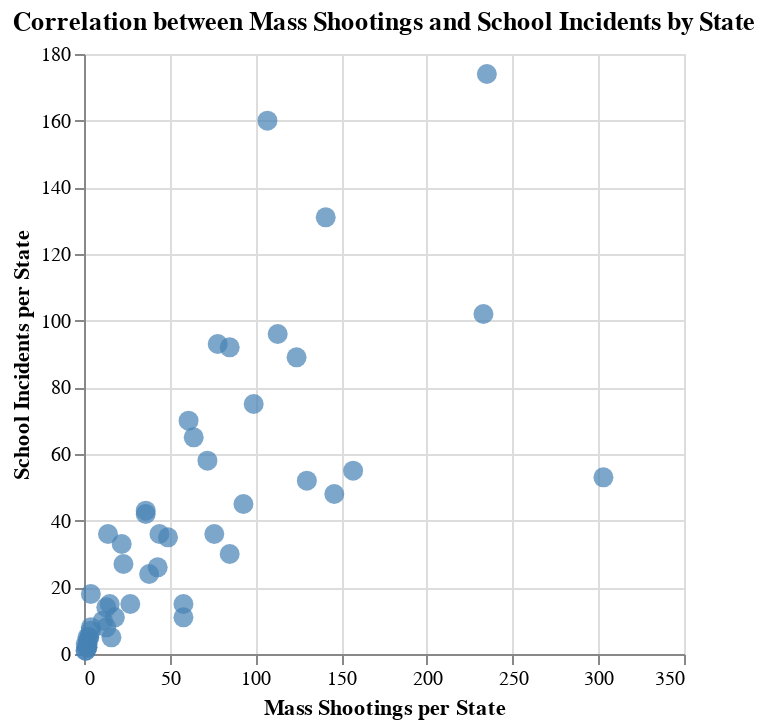

Write notebook code for a chart like this one.
### Markdown cell above
### We will add manually Vermont and create again the scatterplot

### Code cell
# Manually creating a row for Vermont (FIPS code 50) with 0 incidents:
vermont_row = pd.DataFrame({
    'FIPS_State': [50],
    'Incident ID': [None],
    'Incident Date': [None],
    'Incident Month': [None],
    'Incident Year': [None],
    'State': ['Vermont'],
    'population': [647464],
    'City Or County': [None],
    'Direction': [None],
    'Latitude': [None],
    'Longitude': [None],
    'Address': [None],
    'Victims Killed': [0],
    'Victims Injured': [0],
    'Suspects Killed': [0],
    'Suspects Injured': [0],
    'Suspects Arrested': [0]
})

# Appending the manually created row to the mass_shootings dataset:
mass_shootings = pd.concat([mass_shootings, vermont_row], ignore_index=True)

school_counts = school_incidents.groupby('FIPS').size().reset_index(name='School Incidents')
mass_shooting_counts = mass_shootings.groupby('FIPS_State').size().reset_index(name='Mass Shootings')

merged_data = pd.merge(school_counts, mass_shooting_counts, left_on='FIPS', right_on='FIPS_State', how='inner')

# Creating the scatter plot again:
scatter_plot_rejected_2 = alt.Chart(merged_data).mark_circle(size=100).encode(
    x=alt.X('Mass Shootings:Q', title='Mass Shootings per State'),
    y=alt.Y('School Incidents:Q', title='School Incidents per State'),
    tooltip=['State:N', 'Mass Shootings', 'School Incidents']

).properties(
    title='Correlation between Mass Shootings and School Incidents by State'
).configure_mark(
    color='steelblue'
)

scatter_plot_rejected_2

### Figure 1 — Vega-Lite specification as saved in the notebook (floating-point values rounded to 4 significant figures)
{"config": {"view": {"continuousWidth": 300, "continuousHeight": 300}, "mark": {"color": "steelblue"}}, "data": {"name": "data-6dc2000e048ed6848c571836f744eb5a"}, "mark": {"type": "circle", "size": 100}, "encoding": {"tooltip": [{"field": "State", "type": "nominal"}, {"field": "Mass Shootings", "type": "quantitative"}, {"field": "School Incidents", "type": "quantitative"}], "x": {"field": "Mass Shootings", "title": "Mass Shootings per State", "type": "quantitative"}, "y": {"field": "School Incidents", "title": "School Incidents per State", "type": "quantitative"}}, "title": "Correlation between Mass Shootings and School Incidents by State", "$schema": "https://vega.github.io/schema/vega-lite/v5.20.1.json", "datasets": {"data-6dc2000e048ed6848c571836f744eb5a": [{"FIPS": 1, "School Incidents": 58, "FIPS_State": 1, "Mass Shootings": 72}, {"FIPS": 2, "School Incidents": 7, "FIPS_State": 2, "Mass Shootings": 4}, {"FIPS": 4, "School Incidents": 42, "FIPS_State": 4, "Mass Shootings": 36}, {"FIPS": 5, "School Incidents": 24, "FIPS_State": 5, "Mass Shootings": 38}, {"FIPS": 6, "School Incidents": 102, "FIPS_State": 6, "Mass Shootings": 233}, {"FIPS": 8, "School Incidents": 15, "FIPS_State": 8, "Mass Shootings": 58}, {"FIPS": 9, "School Incidents": 5, "FIPS_State": 9, "Mass Shootings": 16}, {"FIPS": 10, "School Incidents": 14, "FIPS_State": 10, "Mass Shootings": 13}, {"FIPS": 12, "School Incidents": 131, "FIPS_State": 12, "Mass Shootings": 141}, {"FIPS": 13, "School Incidents": 96, "FIPS_State": 13, "Mass Shootings": 113}, {"FIPS": 15, "School Incidents": 1, "FIPS_State": 15, "Mass Shootings": 1}, {"FIPS": 16, "School Incidents": 5, "FIPS_State": 16, "Mass Shootings": 3}, {"FIPS": 17, "School Incidents": 53, "FIPS_State": 17, "Mass Shootings": 303}, {"FIPS": 18, "School Incidents": 70, "FIPS_State": 18, "Mass Shootings": 61}, {"FIPS": 19, "School Incidents": 15, "FIPS_State": 19, "Mass Shootings": 15}, {"FIPS": 20, "School Incidents": 8, "FIPS_State": 20, "Mass Shootings": 13}, {"FIPS": 21, "School Incidents": 43, "FIPS_State": 21, "Mass Shootings": 36}, {"FIPS": 22, "School Incidents": 48, "FIPS_State": 22, "Mass Shootings": 146}, {"FIPS": 23, "School Incidents": 5, "FIPS_State": 23, "Mass Shootings": 3}, {"FIPS": 24, "School Incidents": 75, "FIPS_State": 24, "Mass Shootings": 99}, {"FIPS": 25, "School Incidents": 15, "FIPS_State": 25, "Mass Shootings": 27}, {"FIPS": 26, "School Incidents": 45, "FIPS_State": 26, "Mass Shootings": 93}, {"FIPS": 27, "School Incidents": 26, "FIPS_State": 27, "Mass Shootings": 43}, {"FIPS": 28, "School Incidents": 36, "FIPS_State": 28, "Mass Shootings": 76}, {"FIPS": 29, "School Incidents": 30, "FIPS_State": 29, "Mass Shootings": 85}, {"FIPS": 30, "School Incidents": 3, "FIPS_State": 30, "Mass Shootings": 2}, {"FIPS": 31, "School Incidents": 10, "FIPS_State": 31, "Mass Shootings": 11}, {"FIPS": 32, "School Incidents": 33, "FIPS_State": 32, "Mass Shootings": 22}, {"FIPS": 33, "School Incidents": 2, "FIPS_State": 33, "Mass Shootings": 2}, {"FIPS": 34, "School Incidents": 11, "FIPS_State": 34, "Mass Shootings": 58}, {"FIPS": 35, "School Incidents": 36, "FIPS_State": 35, "Mass Shootings": 14}, {"FIPS": 36, "School Incidents": 52, "FIPS_State": 36, "Mass Shootings": 130}, {"FIPS": 37, "School Incidents": 160, "FIPS_State": 37, "Mass Shootings": 107}, {"FIPS": 38, "School Incidents": 1, "FIPS_State": 38, "Mass Shootings": 1}, {"FIPS": 39, "School Incidents": 89, "FIPS_State": 39, "Mass Shootings": 124}, {"FIPS": 40, "School Incidents": 27, "FIPS_State": 40, "Mass Shootings": 23}, {"FIPS": 41, "School Incidents": 11, "FIPS_State": 41, "Mass Shootings": 18}, {"FIPS": 42, "School Incidents": 55, "FIPS_State": 42, "Mass Shootings": 157}, {"FIPS": 44, "School Incidents": 2, "FIPS_State": 44, "Mass Shootings": 2}, {"FIPS": 45, "School Incidents": 92, "FIPS_State": 45, "Mass Shootings": 85}, {"FIPS": 46, "School Incidents": 5, "FIPS_State": 46, "Mass Shootings": 2}, {"FIPS": 47, "School Incidents": 93, "FIPS_State": 47, "Mass Shootings": 78}, {"FIPS": 48, "School Incidents": 174, "FIPS_State": 48, "Mass Shootings": 235}, {"FIPS": 49, "School Incidents": 18, "FIPS_State": 49, "Mass Shootings": 4}, {"FIPS": 50, "School Incidents": 3, "FIPS_State": 50, "Mass Shootings": 2}, {"FIPS": 51, "School Incidents": 65, "FIPS_State": 51, "Mass Shootings": 64}, {"FIPS": 53, "School Incidents": 36, "FIPS_State": 53, "Mass Shootings": 44}, {"FIPS": 54, "School Incidents": 8, "FIPS_State": 54, "Mass Shootings": 4}, {"FIPS": 55, "School Incidents": 35, "FIPS_State": 55, "Mass Shootings": 49}, {"FIPS": 56, "School Incidents": 3, "FIPS_State": 56, "Mass Shootings": 1}]}}
